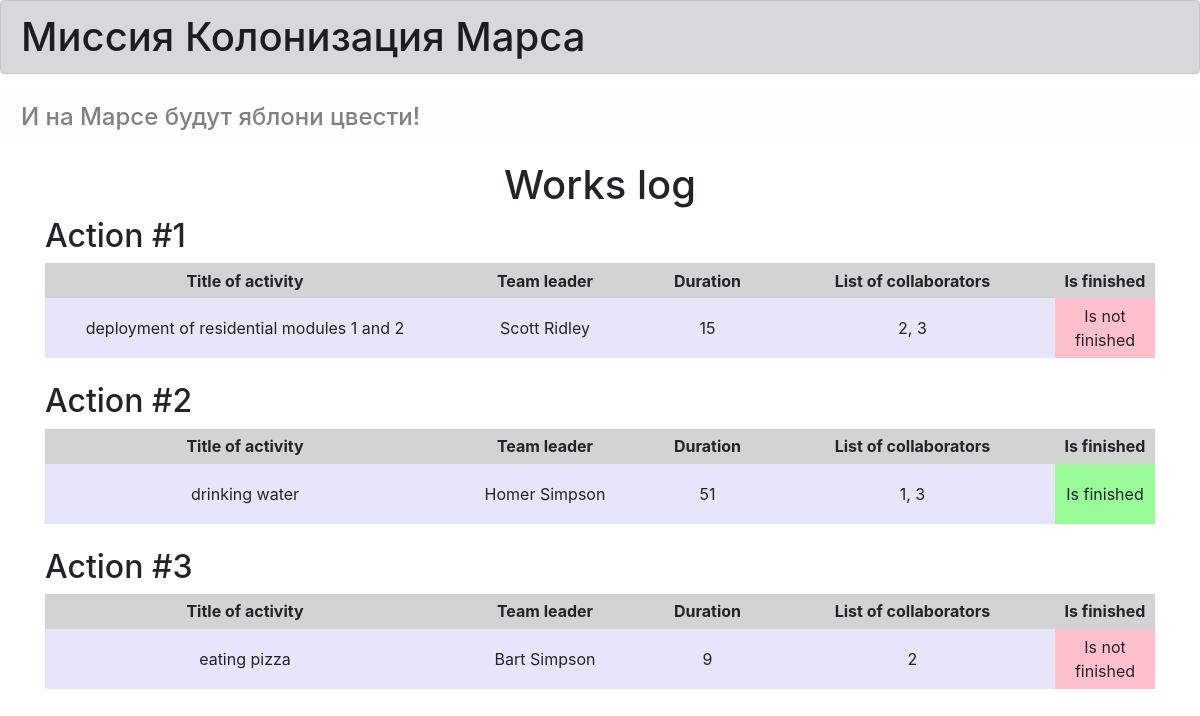
Page /jobs on the committed database.
### data/news.py (models this page shows, shortened)
class Jobs(SqlAlchemyBase):
    __tablename__ = 'jobs'
    id = sqlalchemy.Column(sqlalchemy.Integer,
                           primary_key=True, autoincrement=True)
    team_leader = sqlalchemy.Column(sqlalchemy.Integer,
                                    sqlalchemy.ForeignKey("users.id"))
    job = sqlalchemy.Column(sqlalchemy.String, nullable=True)
    work_size = sqlalchemy.Column(sqlalchemy.Integer, nullable=True)
    collaborators = sqlalchemy.Column(sqlalchemy.String, nullable=True)
    start_date = sqlalchemy.Column(sqlalchemy.DateTime,
                                   default=datetime.datetime.now)
    end_date = sqlalchemy.Column(sqlalchemy.DateTime,
                                 default=datetime.datetime.now)
    is_finished = sqlalchemy.Column(sqlalchemy.Boolean, nullable=True)
    user = orm.relation('User')

### data/users.py (models this page shows, shortened)
class User(SqlAlchemyBase):
    __tablename__ = 'users'
    id = sqlalchemy.Column(sqlalchemy.Integer,
                           primary_key=True, autoincrement=True)
    surname = sqlalchemy.Column(sqlalchemy.String, nullable=True)
    name = sqlalchemy.Column(sqlalchemy.String, nullable=True)
    age = sqlalchemy.Column(sqlalchemy.Integer, nullable=True)
    position = sqlalchemy.Column(sqlalchemy.String, nullable=True)
    speciality = sqlalchemy.Column(sqlalchemy.String, nullable=True)
    address = sqlalchemy.Column(sqlalchemy.String, nullable=True)
    email = sqlalchemy.Column(sqlalchemy.String, unique=True, nullable=True)
    hashed_password = sqlalchemy.Column(sqlalchemy.String, nullable=True)
    modified_date = sqlalchemy.Column(sqlalchemy.DateTime,
                                      default=datetime.datetime.now)
    jobs = orm.relation("Jobs", back_populates='user')

### main.py (the view)
@app.route('/jobs')
def main():
    db_session.global_init('db/blogs.sqlite')
    session = db_session.create_session()
    jobs = session.query(Jobs).all()
    users = session.query(User).all()
    return render_template('jobs.html', jobs=jobs, users=users)

### data/db_session.py (called while the page is built, shortened)
def global_init(db_file):
    global __factory
    if __factory:
        return

def create_session() -> Session:
    global __factory
    return __factory()

### templates/jobs.html
{% extends 'base.html' %}
{% block content %}
    <h1 align="center">Works log</h1>
    {% for item in jobs %}
    <div>
        <h2>Action #{{loop.index}}</h2>
        <table>
            <tr><th width="400px">Title of activity</th>
                <th width="200px">Team leader</th>
                <th>Duration</th>
                <th>List of collaborators</th>
                <th>Is finished</th></tr>
            <tr>
                <td bgcolor="Lavender">{{item.job}}</td>
            {% for i in users %}
                {% if i.id == item.team_leader %}
                <td bgcolor="Lavender">
                    {{i.surname}}
                    {{i.name}}
                </td>
                {%endif%}
            {%endfor%}
                <td bgcolor="Lavender">{{item.work_size}}</td>
                <td bgcolor="Lavender">{{item.collaborators}}</td>
                {%if item.is_finished%}
                <td bgcolor="PaleGreen" width="100">Is finished</td>
                {%else%}
                <td bgcolor="pink" width="100">Is not finished</td>
                {%endif%}
            </tr>
        </table>
        <br>
    </div>
    {% endfor %}
{% endblock %}

### templates/base.html (shortened to what this page needs)
<!doctype html>
<html lang="en">
<head>
    <link rel="stylesheet"
          href="https://stackpath.bootstrapcdn.com/bootstrap/4.4.1/css/bootstrap.min.css"
>
    <link rel="stylesheet" type="text/css" href="../static/css/style.css" />
</head>
<body>
    <h1 class="alert alert-dark">Миссия Колонизация Марса</h1>
    <h4 class="alert alert-light">И на Марсе будут яблони цвести!</h4>
<main role="main" class="container">
    {% block content %}{% endblock %}
</main>
</body>
</html>

### static/css/style.css (style rules this page uses)
table { width: 100% }
th { height: 35px; background-color: #D3D3D3; text-align: center; }
td { height: 60px; text-align: center; }

### rows in the picture
Jobs: job "deployment of residential modules 1 and 2", work_size "15", collaborators "2, 3", is_finished "Is not finished"
User: surname "Scott", name "Ridley"
Jobs: job "drinking water", work_size "51", collaborators "1, 3", is_finished "Is finished"
User: surname "Homer", name "Simpson"
Jobs: job "eating pizza", work_size "9", collaborators "2", is_finished "Is not finished"
User: surname "Bart", name "Simpson"
